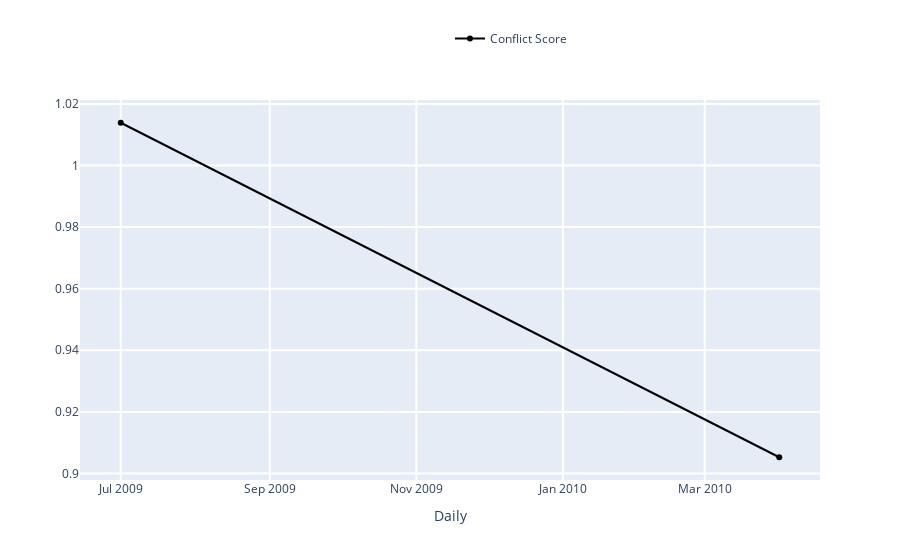

Notebook code cell kept with this figure:
### Markdown cell above
### <span style="color:green"> TRY YOURSELF! THIS IS WHAT WILL HAPPEN WHEN YOU SELECT AN EDITOR </span>

### Code cell
### ----------------------------------------------------------------------------------- ###
### TRY YOURSELF! THIS IS WHAT WILL HAPPEN WHEN YOU SELECT AN EDITOR    ###
### ----------------------------------------------------------------------------------- ###

## This is the page you used ##

print('The page that is being used:', the_page['title'])

## Use the variable from the last notebook: conflicts_by_editors (pd.DataFrame)        ##
## Display the dataframe using interactive grid, you could learn more through the doc: ##
## https://qgrid.readthedocs.io/en/latest/                                             ##

qgrid.set_grid_option('maxVisibleRows', 5)
qgrid_init = qgrid.show_grid(conflicts_by_editors)
display(qgrid_init)

## Get the editor info with Wikipedia API (get_editor() method), more details you could check: ##
## https://github.com/gesiscss/wikiwho_demo/blob/master/external/api.py                        ##
## https://github.com/gesiscss/wikiwho_demo/blob/master/external/wikipedia.py                  ##

wikipedia_dv = WikipediaDV(WikipediaAPI(domain='en.wikipedia.org'))

# This is an example editor index. You could change it manully by typing in a new index from
# the above grid, e.g. 737021
print('Editor id for example:', conflicts_by_editors.index[0])
editor_input_id = 737021
#store editor_input_id

# Get the editor's information in the form of pd.DataFrame
editor_info = wikipedia_dv.get_editor(int(editor_input_id))

#store editor_info

## Display the basic information of the selected editor ##

editor_url = f'{wikipedia_dv.api.base}action=query&list=users&ususerids={editor_input_id}&usprop=blockinfo|editcount|registration|gender&format=json'
print("Editor's data can be found in:")
print(editor_url)
display(md("### Current Selection:"))
display(editor_info.to_frame('values'))

## Interactive evolution of conflict score of this editor, using ConflictListner, more details see ##
## https://github.com/gesiscss/wikiwho_demo/blob/master/visualization/conflicts_listener.py        ##

display(md(f"#### Evolution of the Conflict Score of *{editor_info['name']}*"))

# Dataframe containing the info for interactive
editor_df = total_actions[total_actions['editor_id'] == editor_info['userid']].copy()
           
# Create a ConflictsListener instance.
conflicts_listener = ConflictsListener(editor_df)

# Set parameters
begin_date = date(2005, 3, 1)
end_date = date(2019, 6, 1)
frequency = 'Daily' # 'Monthly', 'Daily'

# The metrics we need:
# ['Conflict Score', 'Absolute Conflict Score', 'Conflict Ratio', 'Number of Conflicts',
#  'Total Elegible Actions', ('None')]
# Note: only 'red_line' has 'None' option.
black_line = 'Conflict Score'
red_line = 'None'

conflicts_listener.listen(
    _range = (begin_date, end_date),
    granularity = frequency,
    black = black_line,
    red = red_line
)

### Figure 1 — Plotly figure (JSON) as saved in the notebook; plotly's stock layout.template omitted (floating-point values rounded to 4 significant figures)
{"data": [{"marker": {"color": "rgba(0, 0, 0, 1)"}, "name": "Conflict Score", "type": "scatter", "x": ["2009-07-01T00:00:00", "2010-04-01T00:00:00"], "y": [1.014, 0.9053]}], "layout": {"barmode": "group", "hovermode": "closest", "legend": {"x": 0.5, "y": 1.2}, "showlegend": true, "xaxis": {"gridwidth": 2, "ticklen": 5, "title": {"text": "Daily"}, "zeroline": true}, "yaxis": {"gridwidth": 2, "ticklen": 5}}}
